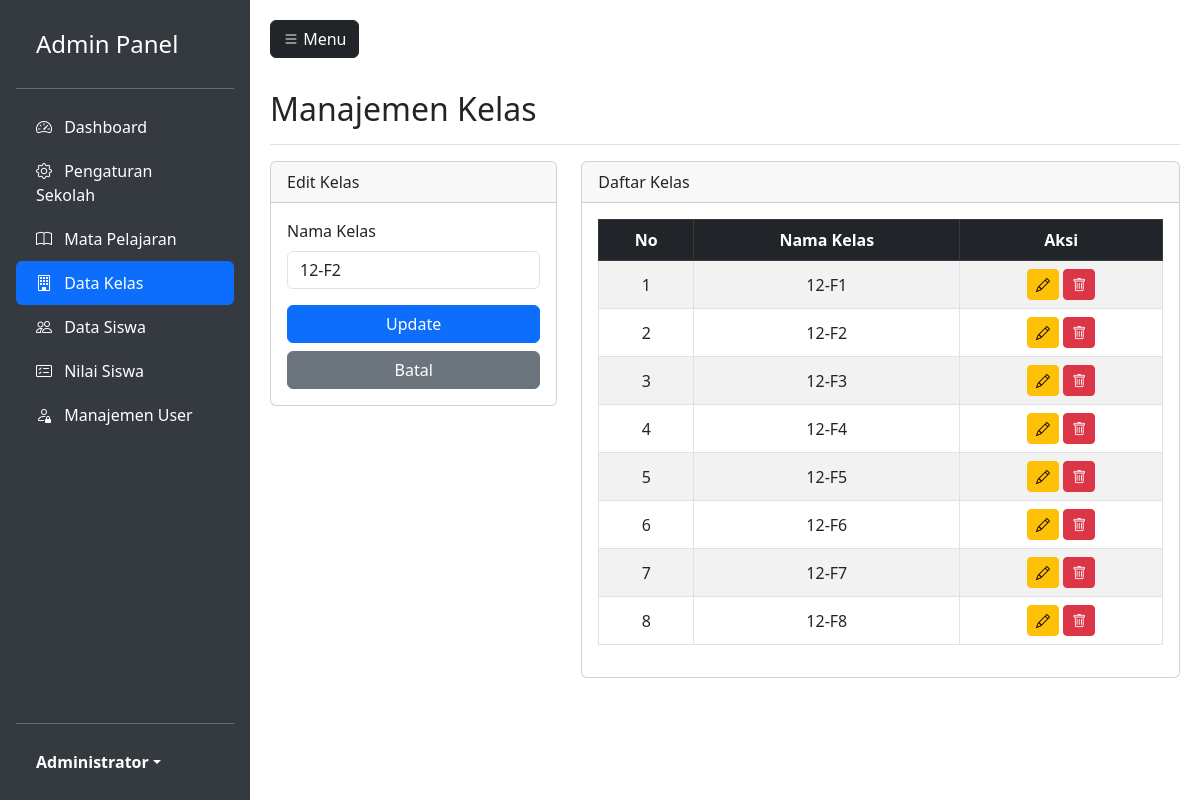
Screenshot of /admin/classes.php?edit=2 (signed in) with the database file from the repository.
### tables this page shows
CREATE TABLE `classes` (
  `id` int(11) NOT NULL,
  `name` varchar(50) NOT NULL
);

### admin/classes.php (the view, shortened to what this page needs)
<?php
require_once 'header.php';
$classes = $pdo->query("SELECT * FROM classes ORDER BY name")->fetchAll();
$editClass = null;
if (isset($_GET['edit'])) {
    $stmt = $pdo->prepare("SELECT * FROM classes WHERE id = ?");
    $stmt->execute([$_GET['edit']]);
    $editClass = $stmt->fetch();
}
?>
<div class="d-flex justify-content-between flex-wrap flex-md-nowrap align-items-center pt-3 pb-2 mb-3 border-bottom">
    <h1 class="h2">Manajemen Kelas</h1>
</div>
<div class="row">
    <div class="col-md-4">
        <div class="card mb-4">
            <div class="card-header"><?= $editClass ? 'Edit' : 'Tambah' ?> Kelas</div>
            <div class="card-body">
                <form method="POST" action="classes.php">
                    <div class="mb-3">
                        <label class="form-label">Nama Kelas</label>
                        <input type="text" name="name" class="form-control" placeholder="Contoh: 12-F1" value="<?= $editClass['name'] ?? '' ?>" required>
                    </div>
                    <button type="submit" class="btn btn-primary w-100"><?= $editClass ? 'Update' : 'Simpan' ?></button>
                    <?php if ($editClass): ?>
                        <a href="classes.php" class="btn btn-secondary w-100 mt-2">Batal</a>
                    <?php endif; ?>
                </form>
            </div>
        </div>
    </div>
    <div class="col-md-8">
        <div class="card">
            <div class="card-header">Daftar Kelas</div>
            <div class="card-body">
                <div class="table-responsive">
                    <table class="table table-striped table-bordered text-center align-middle">
                        <thead class="table-dark">
                            <tr>
                                <th>No</th>
                                <th>Nama Kelas</th>
                                <th>Aksi</th>
                            </tr>
                        </thead>
                        <tbody>
                            <?php foreach ($classes as $index => $cls): ?>
                            <tr>
                                <td><?= $index + 1 ?></td>
                                <td><?= htmlspecialchars($cls['name']) ?></td>
                                <td>
                                    <a href="classes.php?edit=<?= $cls['id'] ?>" class="btn btn-sm btn-warning"><i class="bi bi-pencil"></i></a>
                                    <form method="POST" class="d-inline" onsubmit="return confirm('Hapus kelas ini?')">
                                        <button type="submit" class="btn btn-sm btn-danger"><i class="bi bi-trash"></i></button>
                                    </form>
                                </td>
                            </tr>
                            <?php endforeach; ?>
                        </tbody>
                    </table>
                </div>
            </div>
        </div>
    </div>
</div>
<?php require_once 'footer.php'; ?>

### admin/header.php (style rules this page uses)
body { min-height: 100vh; overflow-x: hidden; }

### rows the page displays
classes: name "12-F2"
classes: name "12-F1"
classes: name "12-F3"
classes: name "12-F4"
classes: name "12-F5"
classes: name "12-F6"
classes: name "12-F7"
classes: name "12-F8"

### other values shown
$_SESSION['user_name'] "Administrator"
